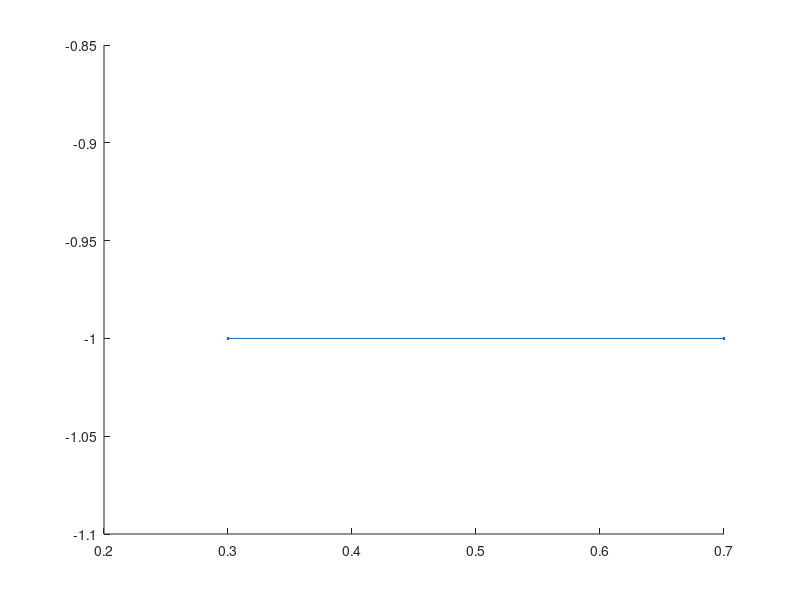

Source code (MATLAB):
line([3.000000000000000e-01 7.000000000000000e-01],[-9.999999475273811e-01 -9.999999475273811e-01],[4.000001311815223e-01 4.000001311815223e-01],'Marker','.','LineStyle','-')
